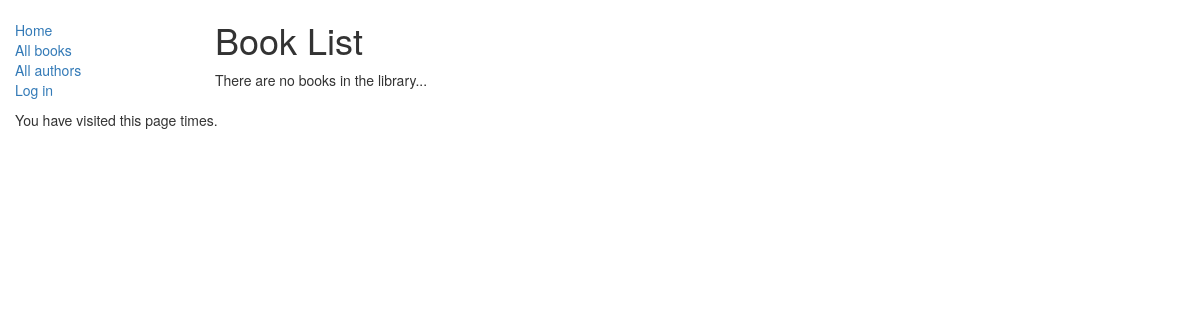
Before: /catalog/books/ with the older database file.
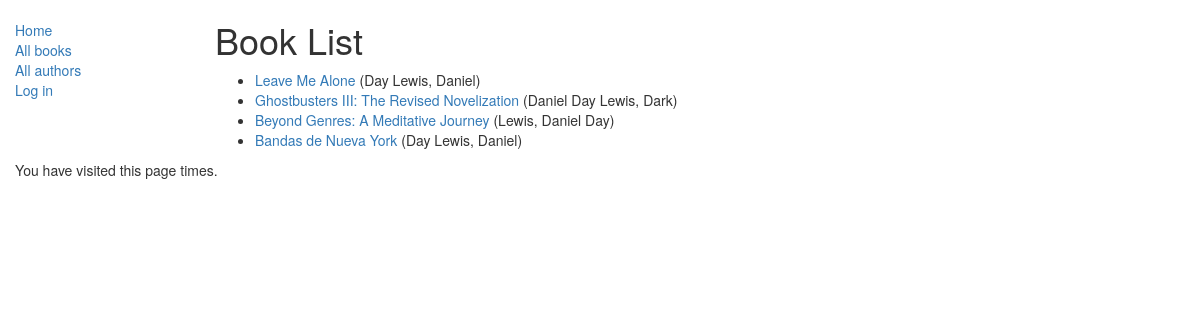
After: the same page with the newer database file.
### catalog/models.py (models this page shows, shortened)
class Book(models.Model):
    title = models.CharField(max_length=200)
    author = models.ForeignKey('Author', on_delete=models.SET_NULL, null=True)
    summary = models.TextField(max_length=1000, help_text="Please enter a BRIEF description of the book")
    isbn = models.CharField('ISBN', max_length=13, help_text='13-character <a href="https://www.isbn-international.org/content/what-isbn">ISBN number</a>')
    genre = models.ManyToManyField(Genre, help_text="Select a genre for this book")
    language = models.ForeignKey(Language, on_delete=models.SET_NULL, null=True)
    def get_absolute_url(self):
        return reverse('book-detail', args=[str(self.id)])
    def display_genre(self):
        """
        Returns first 3 genres in short description string so admin site can display
        """
        return ', '.join([genre.name for genre in self.genre.all()[:3]])
    display_genre.short_description = 'Hurf Blurf'

class Author(models.Model):
    first_name = models.CharField(max_length=100)
    last_name = models.CharField(max_length=100)
    date_of_birth = models.DateField(null=True, blank=True)
    date_of_death = models.DateField('Died', null=True, blank=True)
    def __str__(self):
        return '%s, %s' % (self.last_name, self.first_name)

### catalog/views.py (the view)
class BookListView(generic.ListView):
    model = Book
    paginate_by = 10

### catalog/templates/catalog/book_list.html (shortened to what this page needs)
{% extends "base_generic.html" %}
{% block content %}
    <h1>Book List</h1>
    {% if book_list %}
    <ul id="book-list">
        {% for book in book_list %}
        <li><a href="{{ book.get_absolute_url }}">{{ book.title }}</a> ({{ book.author }})</li>
        {% endfor %}
    </ul>
    {% else %}
        <p>There are no books in the library...</p>
    {% endif %}
{% endblock %}

### catalog/templates/base_generic.html (shortened to what this page needs)
<!DOCTYPE html>
<html lang="en">
    <head>
        <link rel="stylesheet" href="https://maxcdn.bootstrapcdn.com/bootstrap/3.3.7/css/bootstrap.min.css">
        {% load static %}
        <link rel="stylesheet" href="{% static 'css/style.css' %}">
    </head>
    <body>
        <div class="container-fluid">
            <div class="row">
                <div class="col-sm-2">
                    {% block sidebar %}
                    <ul class="sidebar-nav">
                        <li><a href="{% url 'index' %}">Home</a></li>
                        <li><a href="{% url 'books' %}">All books</a></li>
                        <li><a href="{% url 'authors' %}">All authors</a></li>
                        {% if user.is_authenticated %}
                        <li>User: {{ user.get_username }}</li>
                        <li><a href="{% url 'logout' %}?next={{ request.path }}">Log out</a></li>
                        <li><a href="{% url 'borrowed-books' %}">My books</a></li>
                        {% else %}
                        <li><a href="{% url 'login' %}?next={{ request.path }}">Log in</a></li>
                        {% endif %}
                    </ul>
                    {% endblock %}
                </div>
                <div class="col-sm-10">
                    {% block content %}{% endblock %}
                </div>
            </div>
            <p>You have visited this page {{ num_visits }} {% if num_visits == 1 %}time{% else %}times{% endif %}.</p>
        </div>
    </body>
</html>

### catalog/static/css/style.css (style rules this page uses)
.sidebar-nav { margin-top: 20px; padding: 0; list-style: none; }

Changed rows visible on the page:
added Book: title "Leave Me Alone", author "Day Lewis, Daniel"
added Book: title "Ghostbusters III: The Revised Novelization", author "Daniel Day Lewis, Dark"
added Book: title "Beyond Genres: A Meditative Journey", author "Lewis, Daniel Day"
added Book: title "Bandas de Nueva York", author "Day Lewis, Daniel"
Other visible differences:
text no longer shown: "There are no books in the library..."
